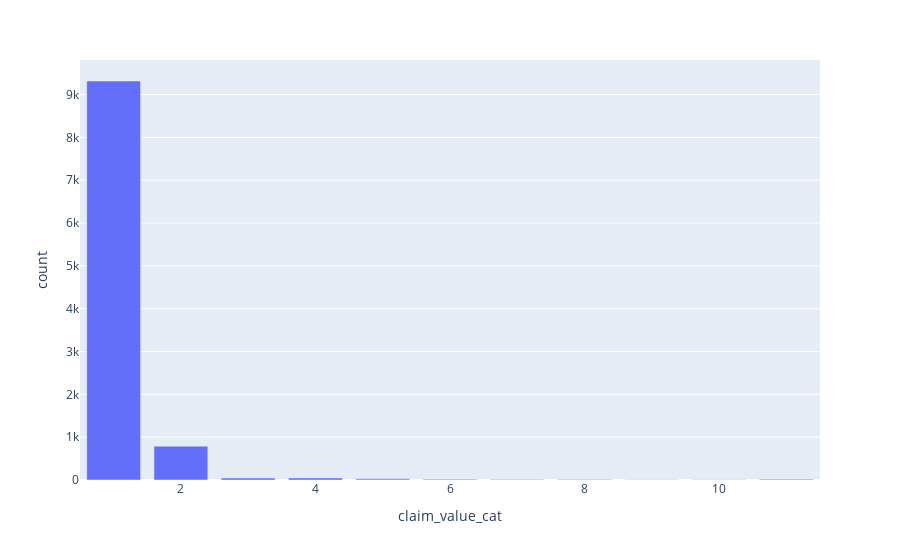

The cell this chart's notebook holds for it:
### Code cell
# Show distributions with barplot
df = data_df['claim_value_cat'].value_counts().sort_values().reset_index()
df.columns = ['claim_value_cat', 'count']


fig = px.bar(df, x='claim_value_cat', y = 'count')
fig.show()

### Figure 1 — Plotly figure (JSON) as saved in the notebook; plotly's stock layout.template omitted (floating-point values rounded to 4 significant figures)
{"data": [{"hovertemplate": "claim_value_cat=%{x}<br>count=%{y}<extra></extra>", "legendgroup": "", "marker": {"color": "#636efa", "pattern": {"shape": ""}}, "name": "", "orientation": "v", "showlegend": false, "textposition": "auto", "type": "bar", "x": [10, 9, 8, 7, 6, 11, 5, 3, 4, 2, 1], "xaxis": "x", "y": [7, 8, 10, 14, 18, 19, 27, 45, 48, 789, 9316], "yaxis": "y"}], "layout": {"barmode": "relative", "legend": {"tracegroupgap": 0}, "margin": {"t": 60}, "xaxis": {"anchor": "y", "domain": [0, 1], "title": {"text": "claim_value_cat"}}, "yaxis": {"anchor": "x", "domain": [0, 1], "title": {"text": "count"}}}}
